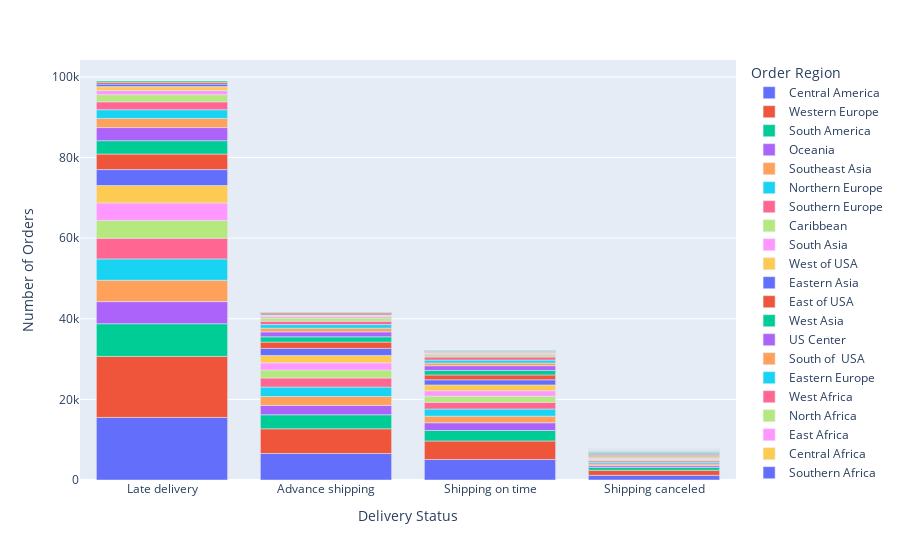

Notebook code cell kept with this figure:
### Code cell
data_delivery_status_region=df.groupby(['Delivery Status', 'Order Region'])['Order Id'].count().reset_index(name='Number of Orders').sort_values(by= 'Number of Orders', ascending= False)
px.bar(data_delivery_status_region, x='Delivery Status', y='Number of Orders'  , color='Order Region',
      )

### Figure 1 — Plotly figure (JSON) as saved in the notebook; plotly's stock layout.template omitted (floating-point values rounded to 4 significant figures)
{"data": [{"alignmentgroup": "True", "hovertemplate": "Order Region=Central America<br>Delivery Status=%{x}<br>Number of Orders=%{y}<extra></extra>", "legendgroup": "Central America", "marker": {"color": "#636efa", "pattern": {"shape": ""}}, "name": "Central America", "offsetgroup": "Central America", "orientation": "v", "showlegend": true, "textposition": "auto", "type": "bar", "x": ["Late delivery", "Advance shipping", "Shipping on time", "Shipping canceled"], "xaxis": "x", "y": [15518, 6566, 5090, 1167], "yaxis": "y"}, {"alignmentgroup": "True", "hovertemplate": "Order Region=Western Europe<br>Delivery Status=%{x}<br>Number of Orders=%{y}<extra></extra>", "legendgroup": "Western Europe", "marker": {"color": "#EF553B", "pattern": {"shape": ""}}, "name": "Western Europe", "offsetgroup": "Western Europe", "orientation": "v", "showlegend": true, "textposition": "auto", "type": "bar", "x": ["Late delivery", "Advance shipping", "Shipping on time", "Shipping canceled"], "xaxis": "x", "y": [15140, 6138, 4589, 1242], "yaxis": "y"}, {"alignmentgroup": "True", "hovertemplate": "Order Region=South America<br>Delivery Status=%{x}<br>Number of Orders=%{y}<extra></extra>", "legendgroup": "South America", "marker": {"color": "#00cc96", "pattern": {"shape": ""}}, "name": "South America", "offsetgroup": "South America", "orientation": "v", "showlegend": true, "textposition": "auto", "type": "bar", "x": ["Late delivery", "Advance shipping", "Shipping on time", "Shipping canceled"], "xaxis": "x", "y": [8111, 3476, 2597, 751], "yaxis": "y"}, {"alignmentgroup": "True", "hovertemplate": "Order Region=Oceania<br>Delivery Status=%{x}<br>Number of Orders=%{y}<extra></extra>", "legendgroup": "Oceania", "marker": {"color": "#ab63fa", "pattern": {"shape": ""}}, "name": "Oceania", "offsetgroup": "Oceania", "orientation": "v", "showlegend": true, "textposition": "auto", "type": "bar", "x": ["Late delivery", "Advance shipping", "Shipping on time", "Shipping canceled"], "xaxis": "x", "y": [5482, 2324, 1927, 415], "yaxis": "y"}, {"alignmentgroup": "True", "hovertemplate": "Order Region=Southeast Asia<br>Delivery Status=%{x}<br>Number of Orders=%{y}<extra></extra>", "legendgroup": "Southeast Asia", "marker": {"color": "#FFA15A", "pattern": {"shape": ""}}, "name": "Southeast Asia", "offsetgroup": "Southeast Asia", "orientation": "v", "showlegend": true, "textposition": "auto", "type": "bar", "x": ["Late delivery", "Advance shipping", "Shipping on time", "Shipping canceled"], "xaxis": "x", "y": [5297, 2208, 1631, 403], "yaxis": "y"}, {"alignmentgroup": "True", "hovertemplate": "Order Region=Northern Europe<br>Delivery Status=%{x}<br>Number of Orders=%{y}<extra></extra>", "legendgroup": "Northern Europe", "marker": {"color": "#19d3f3", "pattern": {"shape": ""}}, "name": "Northern Europe", "offsetgroup": "Northern Europe", "orientation": "v", "showlegend": true, "textposition": "auto", "type": "bar", "x": ["Late delivery", "Advance shipping", "Shipping on time", "Shipping canceled"], "xaxis": "x", "y": [5292, 2341, 1775, 384], "yaxis": "y"}, {"alignmentgroup": "True", "hovertemplate": "Order Region=Southern Europe<br>Delivery Status=%{x}<br>Number of Orders=%{y}<extra></extra>", "legendgroup": "Southern Europe", "marker": {"color": "#FF6692", "pattern": {"shape": ""}}, "name": "Southern Europe", "offsetgroup": "Southern Europe", "orientation": "v", "showlegend": true, "textposition": "auto", "type": "bar", "x": ["Late delivery", "Advance shipping", "Shipping on time", "Shipping canceled"], "xaxis": "x", "y": [5129, 2246, 1655, 401], "yaxis": "y"}, {"alignmentgroup": "True", "hovertemplate": "Order Region=Caribbean<br>Delivery Status=%{x}<br>Number of Orders=%{y}<extra></extra>", "legendgroup": "Caribbean", "marker": {"color": "#B6E880", "pattern": {"shape": ""}}, "name": "Caribbean", "offsetgroup": "Caribbean", "orientation": "v", "showlegend": true, "textposition": "auto", "type": "bar", "x": ["Late delivery", "Advance shipping", "Shipping on time", "Shipping canceled"], "xaxis": "x", "y": [4415, 1997, 1539, 367], "yaxis": "y"}, {"alignmentgroup": "True", "hovertemplate": "Order Region=South Asia<br>Delivery Status=%{x}<br>Number of Orders=%{y}<extra></extra>", "legendgroup": "South Asia", "marker": {"color": "#FF97FF", "pattern": {"shape": ""}}, "name": "South Asia", "offsetgroup": "South Asia", "orientation": "v", "showlegend": true, "textposition": "auto", "type": "bar", "x": ["Late delivery", "Advance shipping", "Shipping on time", "Shipping canceled"], "xaxis": "x", "y": [4350, 1765, 1340, 276], "yaxis": "y"}, {"alignmentgroup": "True", "hovertemplate": "Order Region=West of USA <br>Delivery Status=%{x}<br>Number of Orders=%{y}<extra></extra>", "legendgroup": "West of USA ", "marker": {"color": "#FECB52", "pattern": {"shape": ""}}, "name": "West of USA ", "offsetgroup": "West of USA ", "orientation": "v", "showlegend": true, "textposition": "auto", "type": "bar", "x": ["Late delivery", "Advance shipping", "Shipping on time", "Shipping canceled"], "xaxis": "x", "y": [4313, 1835, 1447, 398], "yaxis": "y"}, {"alignmentgroup": "True", "hovertemplate": "Order Region=Eastern Asia<br>Delivery Status=%{x}<br>Number of Orders=%{y}<extra></extra>", "legendgroup": "Eastern Asia", "marker": {"color": "#636efa", "pattern": {"shape": ""}}, "name": "Eastern Asia", "offsetgroup": "Eastern Asia", "orientation": "v", "showlegend": true, "textposition": "auto", "type": "bar", "x": ["Late delivery", "Advance shipping", "Shipping on time", "Shipping canceled"], "xaxis": "x", "y": [3955, 1754, 1264, 307], "yaxis": "y"}, {"alignmentgroup": "True", "hovertemplate": "Order Region=East of USA<br>Delivery Status=%{x}<br>Number of Orders=%{y}<extra></extra>", "legendgroup": "East of USA", "marker": {"color": "#EF553B", "pattern": {"shape": ""}}, "name": "East of USA", "offsetgroup": "East of USA", "orientation": "v", "showlegend": true, "textposition": "auto", "type": "bar", "x": ["Late delivery", "Advance shipping", "Shipping on time", "Shipping canceled"], "xaxis": "x", "y": [3849, 1560, 1208, 298], "yaxis": "y"}, {"alignmentgroup": "True", "hovertemplate": "Order Region=West Asia<br>Delivery Status=%{x}<br>Number of Orders=%{y}<extra></extra>", "legendgroup": "West Asia", "marker": {"color": "#00cc96", "pattern": {"shape": ""}}, "name": "West Asia", "offsetgroup": "West Asia", "orientation": "v", "showlegend": true, "textposition": "auto", "type": "bar", "x": ["Late delivery", "Advance shipping", "Shipping on time", "Shipping canceled"], "xaxis": "x", "y": [3322, 1310, 1114, 263], "yaxis": "y"}, {"alignmentgroup": "True", "hovertemplate": "Order Region=US Center <br>Delivery Status=%{x}<br>Number of Orders=%{y}<extra></extra>", "legendgroup": "US Center ", "marker": {"color": "#ab63fa", "pattern": {"shape": ""}}, "name": "US Center ", "offsetgroup": "US Center ", "orientation": "v", "showlegend": true, "textposition": "auto", "type": "bar", "x": ["Late delivery", "Advance shipping", "Shipping on time", "Shipping canceled"], "xaxis": "x", "y": [3252, 1227, 1174, 234], "yaxis": "y"}, {"alignmentgroup": "True", "hovertemplate": "Order Region=South of  USA <br>Delivery Status=%{x}<br>Number of Orders=%{y}<extra></extra>", "legendgroup": "South of  USA ", "marker": {"color": "#FFA15A", "pattern": {"shape": ""}}, "name": "South of  USA ", "offsetgroup": "South of  USA ", "orientation": "v", "showlegend": true, "textposition": "auto", "type": "bar", "x": ["Late delivery", "Advance shipping", "Shipping on time", "Shipping canceled"], "xaxis": "x", "y": [2256, 927, 672, 190], "yaxis": "y"}, {"alignmentgroup": "True", "hovertemplate": "Order Region=Eastern Europe<br>Delivery Status=%{x}<br>Number of Orders=%{y}<extra></extra>", "legendgroup": "Eastern Europe", "marker": {"color": "#19d3f3", "pattern": {"shape": ""}}, "name": "Eastern Europe", "offsetgroup": "Eastern Europe", "orientation": "v", "showlegend": true, "textposition": "auto", "type": "bar", "x": ["Late delivery", "Advance shipping", "Shipping on time", "Shipping canceled"], "xaxis": "x", "y": [2182, 879, 724, 135], "yaxis": "y"}, {"alignmentgroup": "True", "hovertemplate": "Order Region=West Africa<br>Delivery Status=%{x}<br>Number of Orders=%{y}<extra></extra>", "legendgroup": "West Africa", "marker": {"color": "#FF6692", "pattern": {"shape": ""}}, "name": "West Africa", "offsetgroup": "West Africa", "orientation": "v", "showlegend": true, "textposition": "auto", "type": "bar", "x": ["Late delivery", "Advance shipping", "Shipping on time", "Shipping canceled"], "xaxis": "x", "y": [1953, 849, 769, 125], "yaxis": "y"}, {"alignmentgroup": "True", "hovertemplate": "Order Region=North Africa<br>Delivery Status=%{x}<br>Number of Orders=%{y}<extra></extra>", "legendgroup": "North Africa", "marker": {"color": "#B6E880", "pattern": {"shape": ""}}, "name": "North Africa", "offsetgroup": "North Africa", "orientation": "v", "showlegend": true, "textposition": "auto", "type": "bar", "x": ["Late delivery", "Advance shipping", "Shipping on time", "Shipping canceled"], "xaxis": "x", "y": [1762, 760, 564, 146], "yaxis": "y"}, {"alignmentgroup": "True", "hovertemplate": "Order Region=East Africa<br>Delivery Status=%{x}<br>Number of Orders=%{y}<extra></extra>", "legendgroup": "East Africa", "marker": {"color": "#FF97FF", "pattern": {"shape": ""}}, "name": "East Africa", "offsetgroup": "East Africa", "orientation": "v", "showlegend": true, "textposition": "auto", "type": "bar", "x": ["Late delivery", "Advance shipping", "Shipping on time", "Shipping canceled"], "xaxis": "x", "y": [1036, 399, 346, 71], "yaxis": "y"}, {"alignmentgroup": "True", "hovertemplate": "Order Region=Central Africa<br>Delivery Status=%{x}<br>Number of Orders=%{y}<extra></extra>", "legendgroup": "Central Africa", "marker": {"color": "#FECB52", "pattern": {"shape": ""}}, "name": "Central Africa", "offsetgroup": "Central Africa", "orientation": "v", "showlegend": true, "textposition": "auto", "type": "bar", "x": ["Late delivery", "Advance shipping", "Shipping on time", "Shipping canceled"], "xaxis": "x", "y": [972, 354, 290, 61], "yaxis": "y"}, {"alignmentgroup": "True", "hovertemplate": "Order Region=Southern Africa<br>Delivery Status=%{x}<br>Number of Orders=%{y}<extra></extra>", "legendgroup": "Southern Africa", "marker": {"color": "#636efa", "pattern": {"shape": ""}}, "name": "Southern Africa", "offsetgroup": "Southern Africa", "orientation": "v", "showlegend": true, "textposition": "auto", "type": "bar", "x": ["Late delivery", "Advance shipping", "Shipping on time", "Shipping canceled"], "xaxis": "x", "y": [617, 283, 200, 57], "yaxis": "y"}, {"alignmentgroup": "True", "hovertemplate": "Order Region=Canada<br>Delivery Status=%{x}<br>Number of Orders=%{y}<extra></extra>", "legendgroup": "Canada", "marker": {"color": "#EF553B", "pattern": {"shape": ""}}, "name": "Canada", "offsetgroup": "Canada", "orientation": "v", "showlegend": true, "textposition": "auto", "type": "bar", "x": ["Late delivery", "Advance shipping", "Shipping on time", "Shipping canceled"], "xaxis": "x", "y": [468, 282, 157, 52], "yaxis": "y"}, {"alignmentgroup": "True", "hovertemplate": "Order Region=Central Asia<br>Delivery Status=%{x}<br>Number of Orders=%{y}<extra></extra>", "legendgroup": "Central Asia", "marker": {"color": "#00cc96", "pattern": {"shape": ""}}, "name": "Central Asia", "offsetgroup": "Central Asia", "orientation": "v", "showlegend": true, "textposition": "auto", "type": "bar", "x": ["Late delivery", "Shipping on time", "Advance shipping", "Shipping canceled"], "xaxis": "x", "y": [306, 124, 112, 11], "yaxis": "y"}], "layout": {"barmode": "relative", "legend": {"title": {"text": "Order Region"}, "tracegroupgap": 0}, "margin": {"t": 60}, "xaxis": {"anchor": "y", "domain": [0, 1], "title": {"text": "Delivery Status"}}, "yaxis": {"anchor": "x", "domain": [0, 1], "title": {"text": "Number of Orders"}}}}
